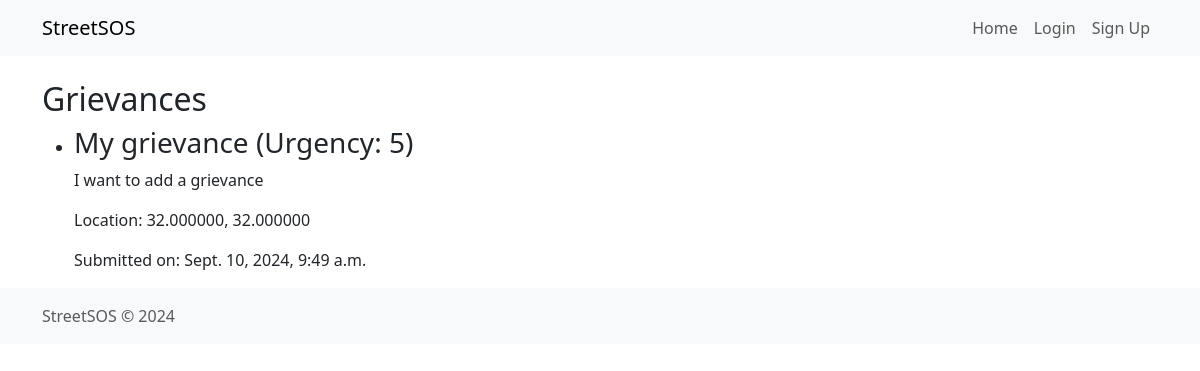
The page / on the database its author committed.
### grievance/models.py (models this page shows, shortened)
class Grievance(models.Model):
    user_profile = models.ForeignKey(UserProfile, on_delete=models.CASCADE, related_name='grievances')
    title = models.CharField(max_length=255)
    description = models.TextField()
    urgency = models.IntegerField(choices=[(i, str(i)) for i in range(1, 6)])  # Urgency from 1 to 5
    latitude = models.DecimalField(max_digits=9, decimal_places=6)
    longitude = models.DecimalField(max_digits=9, decimal_places=6)
    created_at = models.DateTimeField(auto_now_add=True)

### grievance/views.py (the view)
# urls.py: path('', GrievanceListView.as_view(), name='grievance-list'),
class GrievanceListView(ListView):
    model = Grievance
    template_name = 'grievances/grievance_list.html'
    context_object_name = 'grievances'
    paginate_by = 10
    def get_queryset(self):
        return Grievance.objects.all().order_by('-created_at')
    def get_context_data(self, **kwargs):
        context = super().get_context_data(**kwargs)
        if self.request.user.is_authenticated:
            user_profile = self.request.user.userprofile
            saved_grievances = UserGrievance.objects.filter(user=user_profile).values_list('grievance_id', flat=True)
            context['saved_grievance_ids'] = list(saved_grievances)
        return context

### grievance/templates/grievances/grievance_list.html (shortened to what this page needs)
{% extends 'base.html' %}
{% block content %}
<h2>Grievances</h2>
<ul>
    {% for grievance in grievances %}
    <li>
        <h3>{{ grievance.title }} (Urgency: {{ grievance.urgency }})</h3>
        <p>{{ grievance.description }}</p>
        <p>Location: {{ grievance.latitude }}, {{ grievance.longitude }}</p>
        <p>Submitted on: {{ grievance.created_at }}</p>
    </li>
    {% endfor %}
</ul>
{% endblock %}

### rows shown on the page
Grievance: title "My grievance", urgency "5", description "I want to add a grievance", latitude "32.000000", longitude "32.000000", created_at "Sept. 10, 2024, 9:49 a.m."
